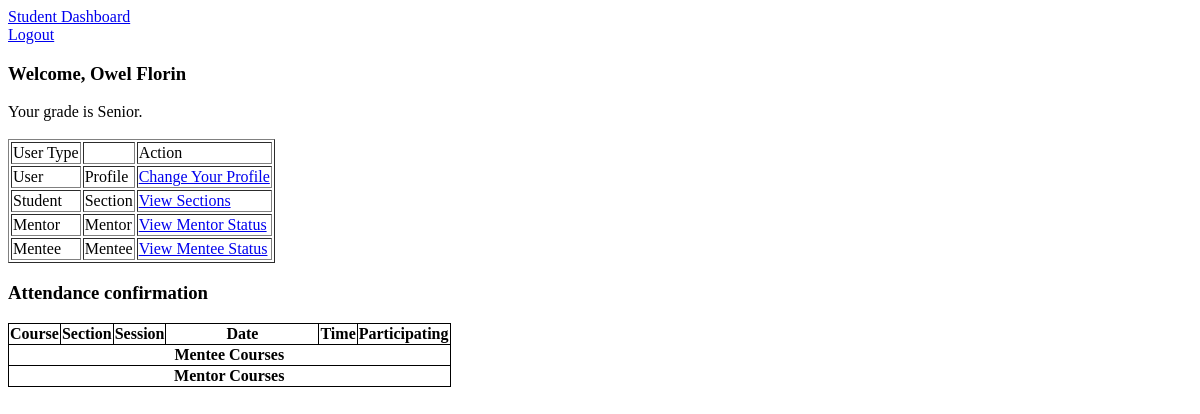
/dashboard.php (signed in), run on an earlier commit of the app's database.
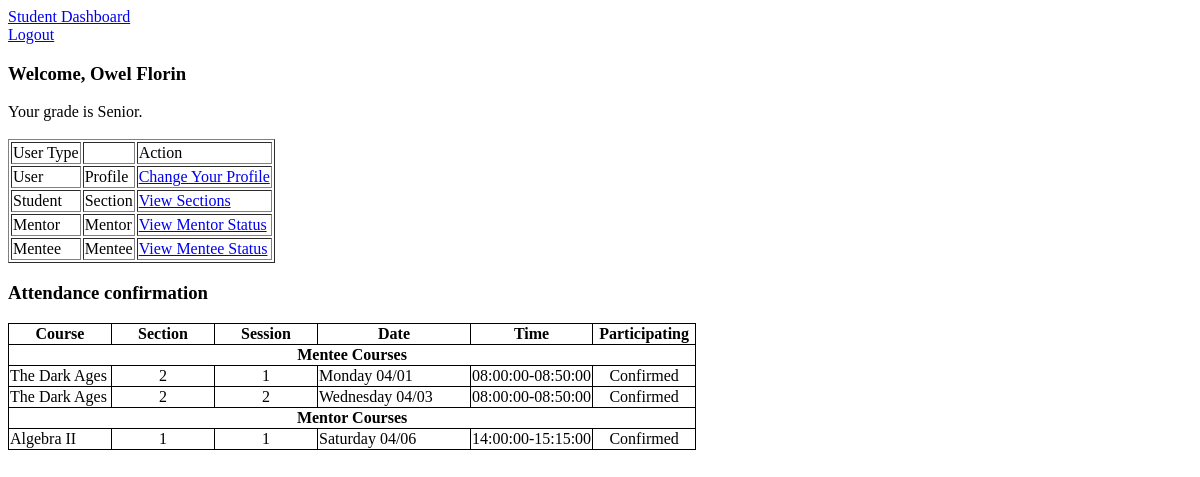
And on a later commit of the database.
### tables this page shows
CREATE TABLE `users` (
  `userID` int(11) NOT NULL,
  `name` varchar(255) DEFAULT NULL,
  `email` varchar(255) DEFAULT NULL,
  `phone` char(10) DEFAULT NULL,
  `city` varchar(50) DEFAULT NULL,
  `state` varchar(20) DEFAULT NULL,
  `gradeLevel` int(11) DEFAULT NULL,
  `isParent` tinyint(1) DEFAULT NULL,
  `isStudent` tinyint(1) DEFAULT NULL
);

CREATE TABLE `sessions` (
  `courseID` int(11) NOT NULL,
  `sectionID` int(11) NOT NULL,
  `sessionDate` date DEFAULT NULL,
  `sessionID` int(11) NOT NULL,
  `announcement` varchar(500) DEFAULT NULL
);

CREATE TABLE `sections` (
  `courseID` int(11) NOT NULL,
  `sectionID` int(11) NOT NULL,
  `name` varchar(80) DEFAULT NULL,
  `menteeCapacity` int(11) DEFAULT '6',
  `mentorCapacity` int(11) NOT NULL DEFAULT '3',
  `startDate` date DEFAULT NULL,
  `endDate` date DEFAULT NULL,
  `timeSlotID` int(11) DEFAULT NULL
);

CREATE TABLE `timeslot` (
  `M` tinyint(1) DEFAULT NULL,
  `T` tinyint(1) DEFAULT NULL,
  `W` tinyint(1) DEFAULT NULL,
  `Th` tinyint(1) DEFAULT NULL,
  `F` tinyint(1) DEFAULT NULL,
  `Sa` tinyint(1) DEFAULT NULL,
  `timeSlotID` int(11) NOT NULL,
  `startTime` time DEFAULT NULL,
  `endTime` time DEFAULT NULL
);

### functions.php (called while the page is built, shortened)
<?php
function get_grade_level($grade_level) {
	if ($grade_level == 4) return "Senior";
	return "None";
}
function get_user_info($myconnection, $userid) {
  $query = "SELECT * FROM users WHERE userid = " . $userid;
  $result = mysqli_query($myconnection, $query);
  return mysqli_fetch_array($result);
}
function check_session() {
  $session_key = md5('database');
  if(isset($_SESSION)) {
    if (empty($_SESSION[$session_key])) {
	  return false;
    } elseif (intval($_SESSION[$session_key]) <= 0) {
      unset($_SESSION[$session_key]);
	  return false;
    } else {
      return $_SESSION[$session_key];
    }
  } else {
	  return false;
  }
}
?>

### dashboard.php (the view, shortened to what this page needs)
<?php
include 'functions.php';
function get_mentor_row($myconnection, $row) {
	$query = "SELECT * FROM mentors WHERE userid = " . $row['userID'];
	$result = mysqli_query($myconnection, $query);
	if(mysqli_num_rows($result) > 0) {
		echo "<tr>";
		echo "<td>Mentor</td>";
		echo "<td>Mentor</td>";
		echo "<td><a href='mentor.php'>View Mentor Status</a></td>";
		echo "</tr>";
	}
}
function get_mentee_row($myconnection, $row) {
	$query = "SELECT * FROM mentees WHERE userid = " . $row['userID'];
	$result = mysqli_query($myconnection, $query);
	if(mysqli_num_rows($result) > 0) {
		echo "<tr>";
		echo "<td>Mentee</td>";
		echo "<td>Mentee</td>";
		echo "<td><a href='mentee.php'>View Mentee Status</a></td>";
		echo "</tr>";
	}
}
function mentee_confirmation( $myconnection, $row){
	$GetMenteeID = "SELECT menteeID FROM mentees WHERE userID = " . $row[0] . ";";
	$menteeID = mysqli_query($myconnection, $GetMenteeID) or die ("Failed to query database: " . mysqli_error($myconnection));
	$menteeID = $menteeID->fetch_array()[0];
	$getParticipating = "SELECT * FROM participatingin WHERE userID =".$row[0].";";
	$participating = mysqli_query($myconnection, $getParticipating) or die ("Failed to query database: " . mysqli_error($myconnection));
	$participating = $participating->fetch_all();
	$today =  new DateTime();
	while($today->format('N')<7){
		$today ->add(new DateInterval("P1D"));
	}
	$plusWeek1 = new DateInterval("P7D");
	$plusWeek =  new DateTime($today->add($plusWeek1)->format('Y-m-d'));
	$today = $today->sub($plusWeek1);
	if($menteeID != NULL){
		$GetActiveMentee= "SELECT sec.name, sec.sectionID, sec.courseID, ses.sessionID,ses.sessionDate, ts.startTime,ts.endTime
		FROM sessions ses, sections sec,timeslot ts,menteefor mf
		WHERE mf.menteeID =" . $menteeID . " AND mf.courseID = sec.courseID AND mf.sectionID = sec.sectionID AND ses.sectionID = sec.sectionID AND ses.courseID = sec.courseID AND sec.timeSlotID = ts.timeSlotID;";
		$activeMentee = mysqli_query($myconnection, $GetActiveMentee) or die ("Failed to query database: " . mysqli_error($myconnection));
		$activeMentee = $activeMentee->fetch_all();
		echo("<tr style=\"min-width:100px;border:1px solid;border-collapse: collapse;\"><th style=\"min-width:100px;border:1px solid;border-collapse: collapse;\" colspan = \"6\" >Mentee Courses</th></tr>");
		for($i=0;$i<count($activeMentee);$i++){
			$sesDate = new DateTime($activeMentee[$i][4]);
			if($sesDate-> diff($today)->invert AND !$sesDate->diff($plusWeek)->invert){
				echo("<tr style=\"min-width:100px;border:1px solid;border-collapse: collapse;\">
					<td style=\"min-width:100px;border:1px solid;border-collapse: collapse;\">".$activeMentee[$i][0] ."</td>
					<td style=\"min-width:100px;border:1px solid;border-collapse: collapse;text-align:center\">".$activeMentee[$i][1] . "</td>
					<td style=\"min-width:100px;border:1px solid;border-collapse: collapse;text-align:center\">".$activeMentee[$i][3] . "</td>
					<td style=\"min-width:100px;border:1px solid;border-collapse: collapse;\">".$sesDate->format("l m/d") . "</td>
					<td style=\"min-width:100px;border:1px solid;border-collapse: collapse;\">".$activeMentee[$i][5]. "-".$activeMentee[$i][6] . "</td>");
					$row_check=array($row[0],$activeMentee[$i][3],$activeMentee[$i][1],$activeMentee[$i][2],0,1);
					if(!in_array($row_check,$participating)){
						echo("<td style=\"min-width:100px;border:1px solid;border-collapse: collapse;text-align:center\"><button type=\"submit\" name=\"register\" id=\"register\" value=\"0-". $activeMentee[$i][2]. "-" . $activeMentee[$i][1] . "-". $activeMentee[$i][3]."\">Participate</button></td>");
					}
					else{
						echo("<td style=\"min-width:100px;border:1px solid;border-collapse: collapse;text-align:center\">Confirmed</td>");
					}
				echo("</tr>");
			}
		}
	}
}
function mentor_confirmation( $myconnection, $row){
	$GetMentorID = "SELECT mentorID FROM mentors WHERE userID = " . $row[0] . ";";
	$mentorID = mysqli_query($myconnection, $GetMentorID) or die ("Failed to query database: " . mysqli_error($myconnection));
	$mentorID = $mentorID->fetch_array()[0];
	$getParticipating = "SELECT * FROM participatingin WHERE userID =".$row[0].";";
	$participating = mysqli_query($myconnection, $getParticipating) or die ("Failed to query database: " . mysqli_error($myconnection));
	$participating = $participating->fetch_all();
	$today =  new DateTime();
	while($today->format('N')<7){
		$today ->add(new DateInterval("P1D"));
	}
	$plusWeek1 = new DateInterval("P7D");
	$plusWeek =  new DateTime($today->add($plusWeek1)->format('Y-m-d'));
	$today = $today->sub($plusWeek1);
	if($mentorID != NULL){
		$GetActiveMentor= "SELECT sec.name, sec.sectionID, sec.courseID, ses.sessionID,ses.sessionDate, ts.startTime,ts.endTime
		FROM sessions ses, sections sec,timeslot ts,mentorfor mf
		WHERE mf.mentorID =" . $mentorID . " AND mf.courseID = sec.courseID AND mf.sectionID = sec.sectionID AND ses.sectionID = sec.sectionID AND ses.courseID = sec.courseID AND sec.timeSlotID = ts.timeSlotID;";
		$activeMentor = mysqli_query($myconnection, $GetActiveMentor) or die ("Failed to query database: " . mysqli_error($myconnection));
		$activeMentor = $activeMentor->fetch_all();
		echo("<tr style=\"min-width:100px;border:1px solid;border-collapse: collapse;\"><th style=\"min-width:100px;border:1px solid;border-collapse: collapse;\"colspan = \"6\" >Mentor Courses</th></tr>");
		for($i=0;$i<count($activeMentor);$i++){
			$sesDate = new DateTime($activeMentor[$i][4]);
			if($sesDate-> diff($today)->invert AND !$sesDate->diff($plusWeek)->invert){
				echo("<tr>
					<td style=\"min-width:100px;border:1px solid;border-collapse: collapse;\">".$activeMentor[$i][0] ."</td>
					<td style=\"min-width:100px;border:1px solid;border-collapse: collapse;text-align:center\">".$activeMentor[$i][1] . "</td>
					<td style=\"min-width:100px;border:1px solid;border-collapse: collapse;text-align:center\">".$activeMentor[$i][3] . "</td>
					<td style=\"min-width:100px;border:1px solid;border-collapse: collapse;\">".$sesDate->format("l m/d") . "</td>
					<td style=\"min-width:100px;border:1px solid;border-collapse: collapse;\">".$activeMentor[$i][5]. "-".$activeMentor[$i][6] . "</td>");
					$row_check=array($row[0],$activeMentor[$i][3],$activeMentor[$i][1],$activeMentor[$i][2],1,0);
					if(!in_array($row_check,$participating)){
						echo("<td style=\"min-width:100px;border:1px solid;border-collapse: collapse;text-align:center\"><button type=\"submit\" name=\"register\" id=\"register\" value=\"1-". $activeMentor[$i][2]. "-" . $activeMentor[$i][1] . "-". $activeMentor[$i][3]."\">Participate</button></td>");
					}
					else{
						echo("<td style=\"min-width:100px;border:1px solid;border-collapse: collapse;text-align:center\">Confirmed</td>");
					}
				echo("</tr>");
			}
		}
	}
}
function create_student_dashboard($myconnection, $row) {
	echo "<a href='dashboard.php'>Student Dashboard</a><br />";
	echo "<a href='logout.php'>Logout</a><br />";
	echo "<h3>Welcome, " . $row['name'] . "</h3>";
	echo "<span>Your grade is " . get_grade_level($row['gradeLevel']) . ".</span><br /><br />";
	echo "<table border='1'>";
	echo "<tr>";
	echo "<td>User Type</td>";
	echo "<td></td>";
	echo "<td>Action</td>";
	echo "</tr>";
	echo "<tr>";
	echo "<td>User</td>";
	echo "<td>Profile</td>";
	echo "<td><a href='profile_student.php'>Change Your Profile</a></td>";
	echo "</tr>";
	echo "<tr>";
	echo "<td>Student</td>";
	echo "<td>Section</td>";
	echo "<td><a href='all_classes.php'>View Sections</a></td>";
	echo "</tr>";
	get_mentor_row($myconnection, $row);
	get_mentee_row($myconnection, $row);
	echo "</table>";
	echo("<h3>Attendance confirmation</h3>
	<form method=\"post\" action=\"session_confirmation.php\">
		<table style=\"border:1px solid;border-collapse: collapse;\">
			<tr style=\"border:1px solid;border-collapse: collapse;\">
				<th style=\"border:1px solid;border-collapse: collapse;\">Course</th>
				<th style=\"border:1px solid;border-collapse: collapse;\">Section</th>
				<th style=\"border:1px solid;border-collapse: collapse;\">Session</th>
				<th style=\"min-width:150px;border:1px solid;border-collapse: collapse;\">Date</th>
				<th style=\"border:1px solid;border-collapse: collapse;\">Time</th>
				<th style=\"border:1px solid;border-collapse: collapse;\">Participating</th>
			</tr>");
	mentee_confirmation($myconnection, $row);
	mentor_confirmation($myconnection, $row);
}
$userid = check_session();
if (isset($userid) and $userid != false) {
	$myconnection = mysqli_connect('localhost', 'root', '') or die ('Could not connect: ' . mysql_error());
	$row = get_user_info($myconnection, $userid);
	if($row['isStudent'] == 1) {
		create_student_dashboard($myconnection, $row);
	} elseif ($row['isParent'] == 1) {
		create_parent_dashboard($myconnection, $row);
	} else {
		echo "Invalid User Data";
	}
}
?>
<!DOCTYPE html>
<html>
<head></head>
<body>
</body>
</html>

What changed in the data, as far as the page shows it:
now on this page (row edited): sessions: sections.name "The Dark Ages", sections.sectionID "2", sessionID "1", sessionDate "Monday 04/01", timeslot.startTime "08:00:00", timeslot.endTime "08:50:00", shown under "Attendance confirmation"
now on this page (row edited): sessions: sections.name "The Dark Ages", sections.sectionID "2", sessionID "2", sessionDate "Wednesday 04/03", timeslot.startTime "08:00:00", timeslot.endTime "08:50:00", shown under "Attendance confirmation"
now on this page (row edited): sessions: sections.name "Algebra II", sections.sectionID "1", sessionID "1", sessionDate "Saturday 04/06", timeslot.startTime "14:00:00", timeslot.endTime "15:15:00"
